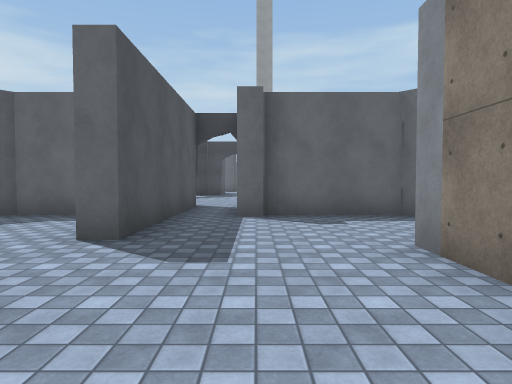
[1] (above)

24 first-person views from a walk through a 3-D level made in the Unity game engine. The camera is 1.4 m above the floor, tilts 2° down and sees 75° across. The floor is counted in squares, 2 m on a side. Each view is taken from the middle of a square. On the plan, view 1 faces up. The plan holds only what a view shows up to about 10 squares ahead; the rest is blank. The place goes on beyond the plan. The player character is not drawn. Surface patterns are stand-ins for the level's own textures.

[2]
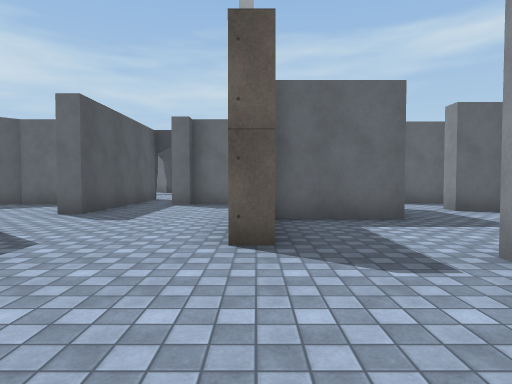

[3]
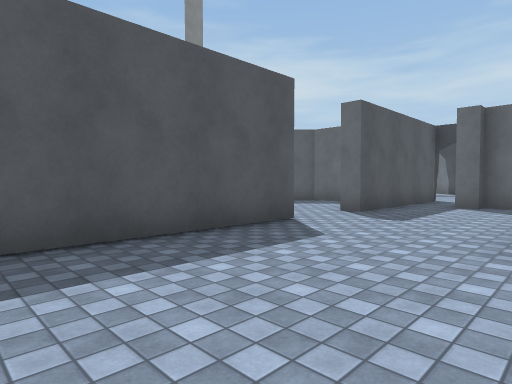

[4]
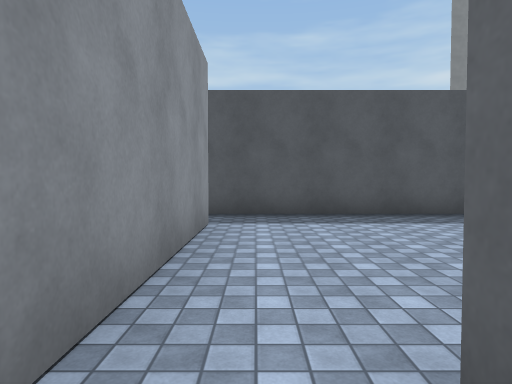

[5]
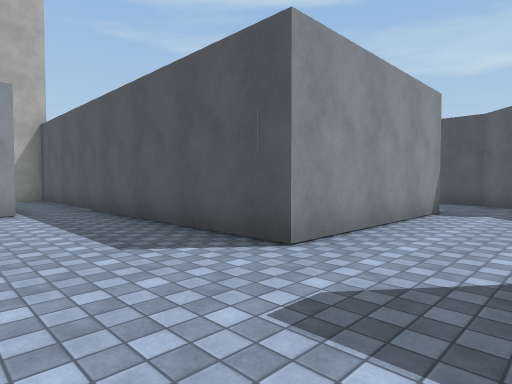

[6]
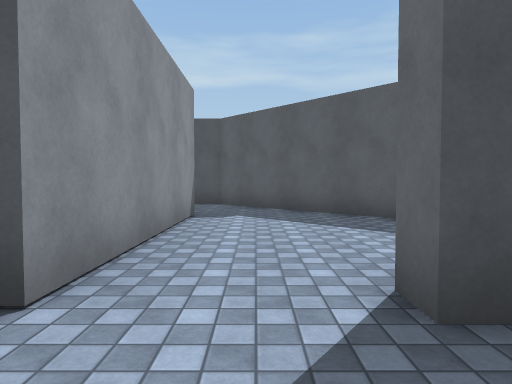

[7]
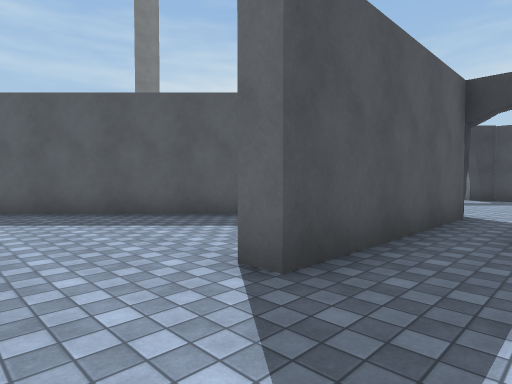

[8]
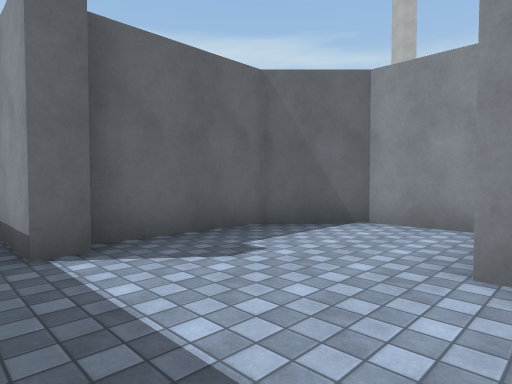

[9]
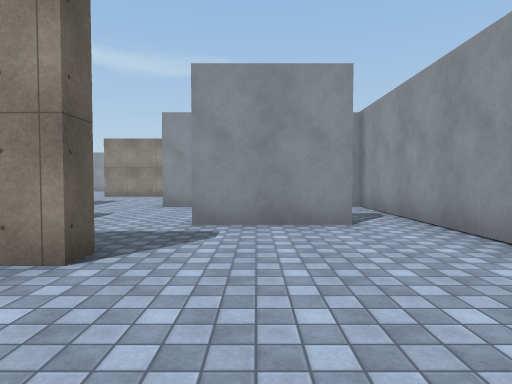

[10]
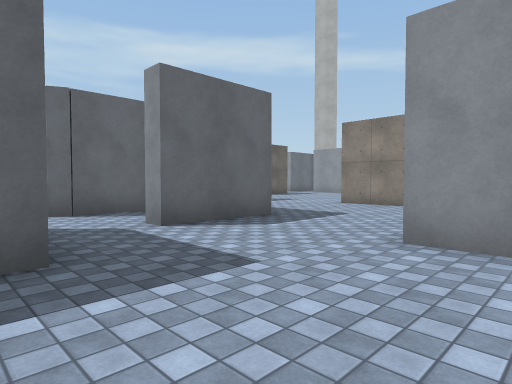

[11]
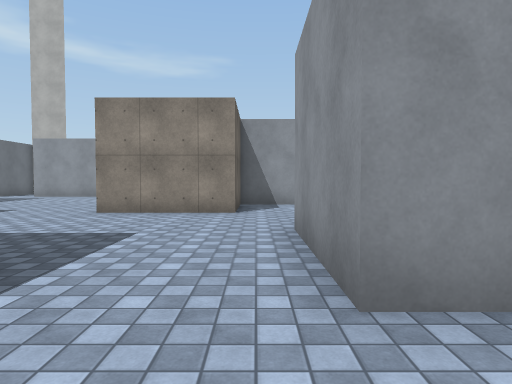

[12]
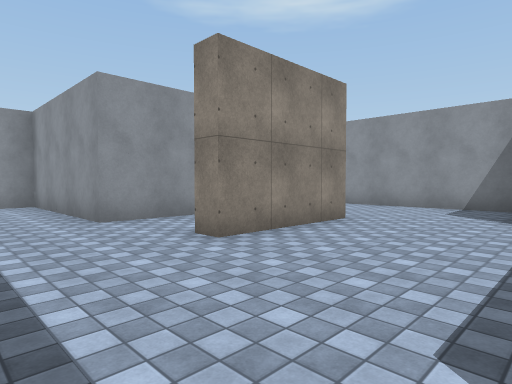

[13]
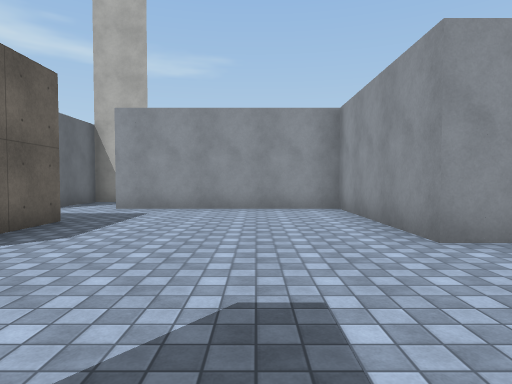

[14]
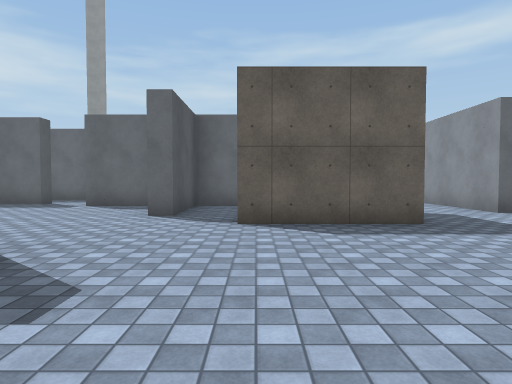

[15]
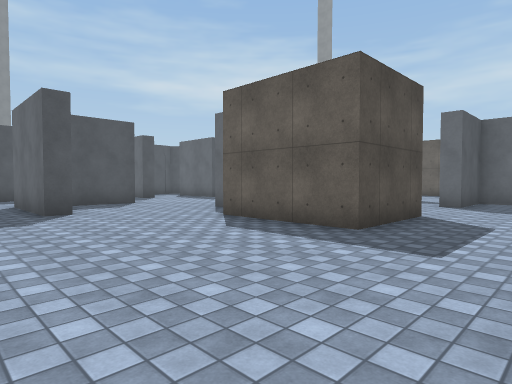

[16]
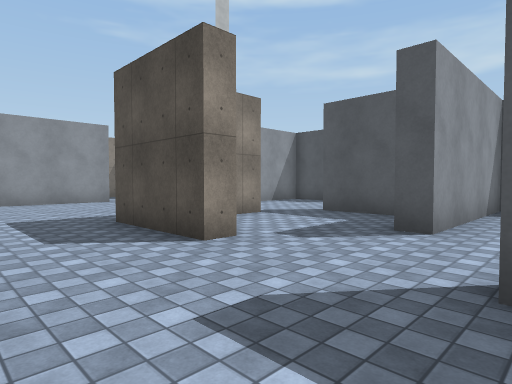

[17]
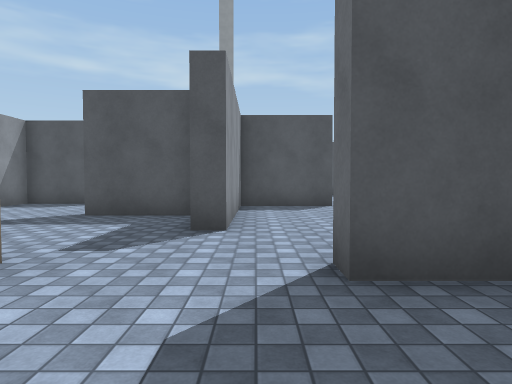

[18]
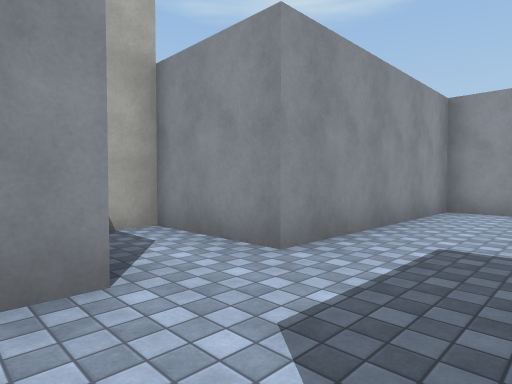

[19]
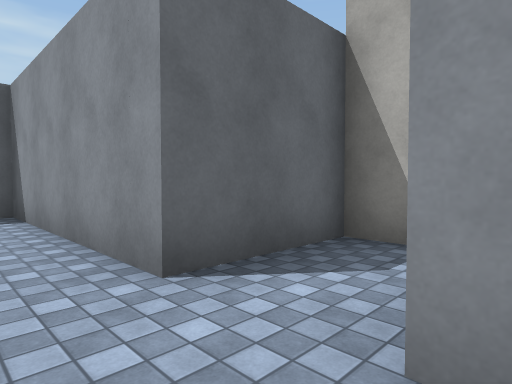

[20]
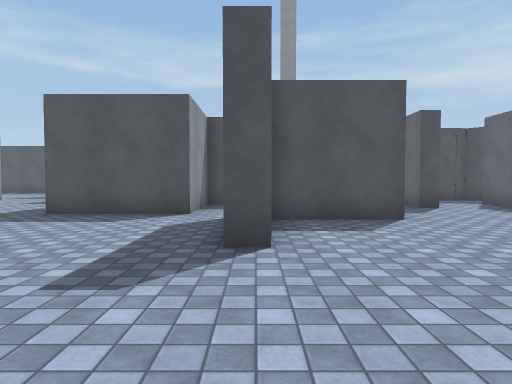

[21]
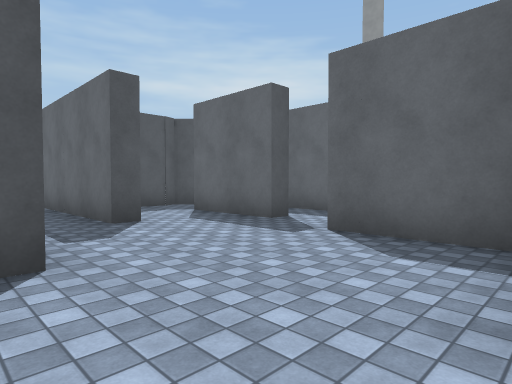

[22]
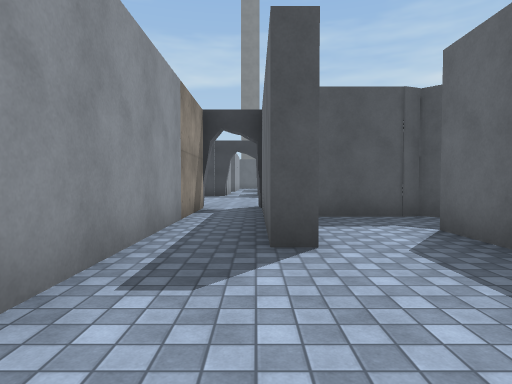

[23]
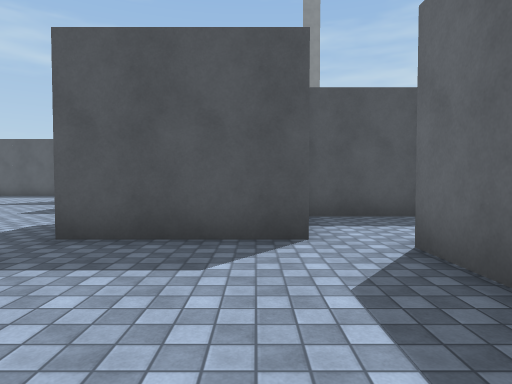

[24]
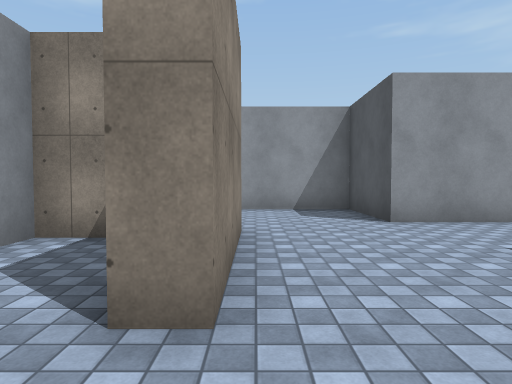

### Floor plan
Ten units are one square. View 1 is at (0, 0); x grows to the right and y downward. Boxes are objects, and circles mark ways between rooms. Rooms are numbered by the first view taken in them; rooms with no view inside come last. Other rooms are left out.
<svg viewBox="-80 -190 312 269">
<path fill="none" stroke="#000" d="M22 -6 17 -6 17 -36M-18 -18 -18 74M48 -31 22 -31M42 -40 42 -56 30 -68 1 -68 1 -64 -4 -64 -4 -80M42 26 42 0M-4 37 56 37M-16 -90 -16 -39 -21 -39M125 -92 125 -87 95 -87M146 -119 155 -119M100 -118 100 -92 111 -92M91 -76 91 -46 66 -46 66 -51M171 -139 177 -139 177 -114 146 -114M148 -30 157 -30 157 -59 202 -59 202 -114 227 -114 227 -131 202 -131 202 -185M145 -151 134 -151 134 -126 128 -126M157 -9 157 -24 132 -24 132 -54 138 -54M109 -181 109 -156 154 -156 154 -150M177 -185 177 -167 171 -167M78 -4 78 -14 109 -14 109 11 151 11M56 37 78 37M75 -138 75 -131 29 -131M88 -161 88 -156 62 -156M88 -176 75 -176M49 -166 45 -162 46 -159 46 -141M125 -151 102 -151M36 -117 94 -117M-36 -68 -49 -68 -75 -42M-69 -18 -18 -18M66 -101 66 -76 91 -76M76 -71 60 -71 56 -73"/>
<circle cx="50" cy="-15" r="3" fill="#2a7"/>
<circle cx="50" cy="30" r="3" fill="#2a7"/>
<circle cx="-20" cy="-25" r="3" fill="#2a7"/>
<circle cx="117" cy="-120" r="3" fill="#2a7"/>
<circle cx="100" cy="-80" r="3" fill="#2a7"/>
<circle cx="60" cy="-50" r="3" fill="#2a7"/>
<text x="10" y="-10">1</text>
<text x="140" y="-90">2</text>
<text x="80" y="-140">3</text>
<text x="-40" y="-40">4</text>
<text x="80" y="-90">5</text>
<text x="60" y="-60">6</text>
</svg>
Room 1 opens to room 2. Room 1 opens to room 4. Room 2 opens to room 3. Room 2 opens to room 5. Room 2 opens to room 6.

Where each view was taken, in squares from view 1:
view 1: 0 up, 0 right, facing up
view 2: 3 down, 2 right, facing up
view 3: 3 down, 2 right, facing up-left
view 4: 3 down, 5 right, facing left
view 5: 4 up, 1 right, facing down-left
view 6: 3 up, 0 right, facing left
view 7: 2 up, 0 right, facing up-left
view 8: 3 up, 1 left, facing up-right
view 9: 1 down, 1 left, facing right
view 10: 0 up, 4 right, facing up-right
view 11: 2 up, 6 right, facing right
view 12: 8 up, 10 right, facing down-right
view 13: 8 up, 12 right, facing right
view 14: 6 up, 15 right, facing up
view 15: 7 up, 20 right, facing up-left
view 16: 17 up, 20 right, facing down-left
view 17: 16 up, 20 right, facing left
view 18: 14 up, 18 right, facing down-right
view 19: 11 up, 19 right, facing up-right
view 20: 9 up, 16 right, facing left
view 21: 11 up, 13 right, facing up-left
view 22: 13 up, 11 right, facing left
view 23: 7 up, 13 right, facing left
view 24: 7 up, 13 right, facing down
